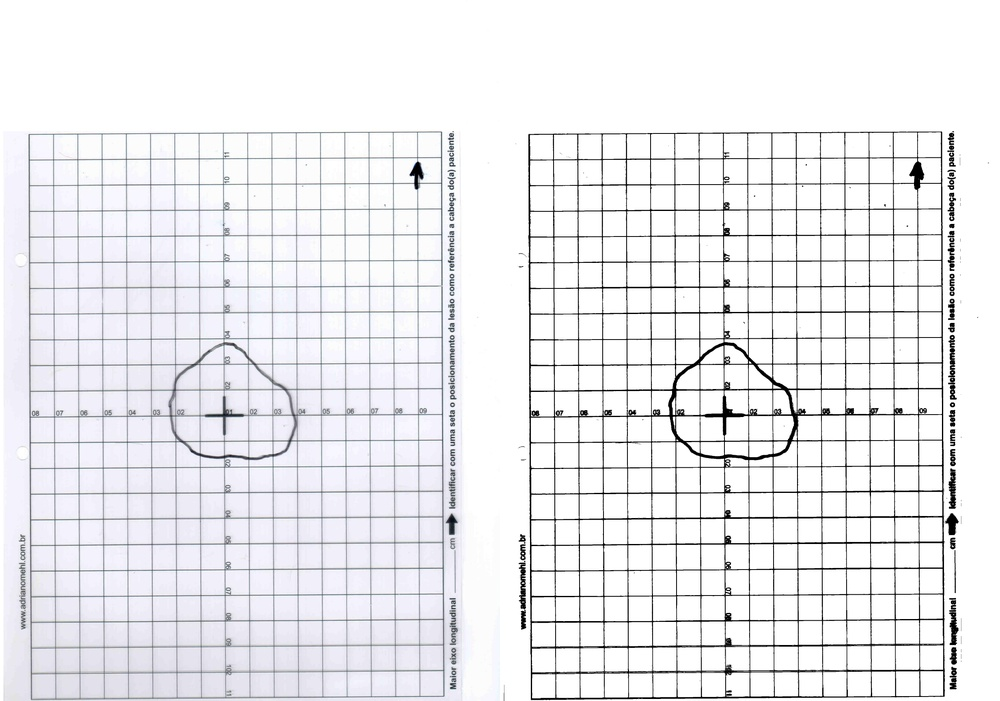
%> input picture final/legado/comparacao/1_c1_nn.jpg, 1000 x 701 px, shrunk from 4928 x 3456 before the run
$ octave diag4.m   (GNU Octave 9; MATLAB toolbox functions it lacks are replaced by stand-ins)
%> lines starting %> are read from the running program, lines starting %| are printed output that depends on the picture; in (x1, y1, x2, y2) boxes, pixels count from 0 and x2, y2 are one past the last pixel; in counts of white or black regions, pixels touching at a corner belong together; the program's own positions count from 1
clc; clear; close all;

img  = imread(fullfile("imagens", "1_c1_nn.jpg"));
%> img is the input picture: size 701x1000x3 uint8; mean R, G, B 236.1, 236, 238.9
gray = rgb2gray(img);
ink  = ~imbinarize(gray, 'adaptive', 'ForegroundPolarity', 'dark');  % traco = true
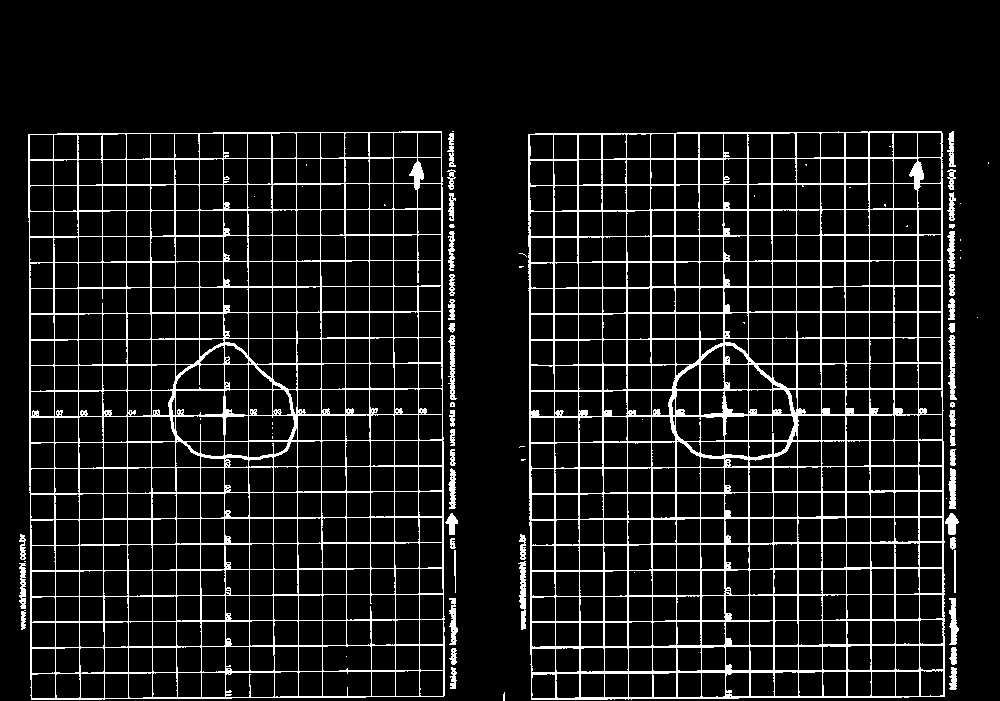
%> ink: size 701x1000 logical; 9.9% white in thin lines or dots, all inside (x1, y1, x2, y2) = (19, 131, 989, 701)
[h,w] = size(ink);
%> h = 701; w = 1000
fprintf("mean(ink)=%.3f\n", mean(ink(:)));
%| mean(ink)=0.099

% deskew
ang = -5:0.25:5; score = zeros(size(ang));
for k = 1:numel(ang)
    r = imrotate(ink, ang(k), 'nearest', 'crop');
    score(k) = var(sum(r,1)) + var(sum(r,2)');
end
%> after the loop, score = 41 values, max 24679.3 at index 20, min 2678.9 at index 1, mean 5719.6
[~,kb] = max(score); a = ang(kb);
%> after `[~,kb] = max(score)`: kb = 20
%> after `a = ang(kb)`: a = -0.25

R = imrotate(ink, a, 'nearest', 'crop');
%> R: size 701x1000 logical; 9.9% white in thin lines or dots, all inside (x1, y1, x2, y2) = (18, 131, 990, 701)
Lx = round(0.20*w);  Ly = round(0.20*h);
%> after `Lx = round(0.20*w)`: Lx = 200
%> after `Ly = round(0.20*h)`: Ly = 140
gridM = imopen(R, strel('line', Ly, 90)) | imopen(R, strel('line', Lx, 0));
%> gridM: size 701x1000 logical; 4.2% white in thin lines or dots, all inside (x1, y1, x2, y2) = (29, 131, 944, 700)
gridM = imdilate(gridM, strel('square', 3));
%> gridM: size 701x1000 logical; 11.7% white; 2 white regions, box (x1, y1, x2, y2) and area: (527, 132, 945, 701) 48299, (28, 130, 445, 699) 33719
clean = R & ~gridM;
clean = imclose(clean, strel('disk', 6));     % reconecta arcos do contorno cortados pela grade
%> clean: size 701x1000 logical; 4.6% white; 85 white regions (27 under 20 px), largest, box (x1, y1, x2, y2) and area: (18, 131, 457, 697) 18237, (944, 133, 962, 692) 3377, (531, 332, 941, 517) 3227
clean = bwareaopen(clean, 600);
%> clean: size 701x1000 logical; 3.9% white; 5 white regions, box (x1, y1, x2, y2) and area: (18, 131, 457, 697) 18237, (944, 133, 962, 692) 3377, (531, 332, 941, 517) 3227, (517, 534, 940, 630) 1479, (847, 133, 941, 235) 765
clean = imclearborder(clean);
clean = imrotate(clean, -a, 'nearest', 'crop');
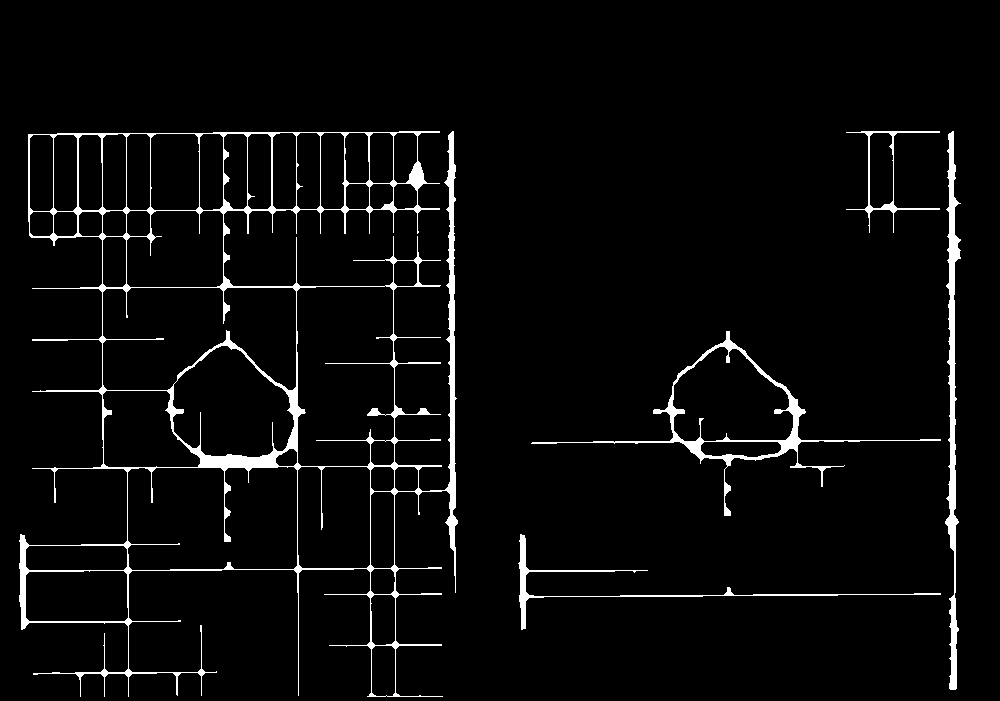
%> clean: size 701x1000 logical; 3.9% white; 5 white regions, box (x1, y1, x2, y2) and area: (19, 131, 458, 697) 18237, (945, 131, 961, 690) 3377, (531, 331, 941, 516) 3227, (518, 534, 941, 630) 1479, (846, 131, 940, 233) 765

lab = bwconncomp(clean);
%> lab = 5 connected components
np  = sort(cellfun(@numel, lab.PixelIdxList), 'descend');
%> np = [18237 3377 3227 1479 765]
fprintf("deskew=%.2f  n_comp=%d  top5: ", a, lab.NumObjects);
fprintf("%d ", np(1:min(5,end))); fprintf("\n");
%| deskew=-0.25  n_comp=5  top5: 18237 3377 3227 1479 765

[~,imax] = max(cellfun(@numel, lab.PixelIdxList));
%> imax = 1
maior = false(size(clean)); maior(lab.PixelIdxList{imax}) = true;
%> after `maior(lab.PixelIdxList{imax}) = true`: maior: size 701x1000 logical; 2.6% white; 1 white region, box (x1, y1, x2, y2) and area: (19, 131, 458, 697) 18237

ov = img;
Rc=ov(:,:,1); Gc=ov(:,:,2); Bc=ov(:,:,3);
Rc(maior)=255; Gc(maior)=0; Bc(maior)=0;
%> after `Rc(maior)=255`:
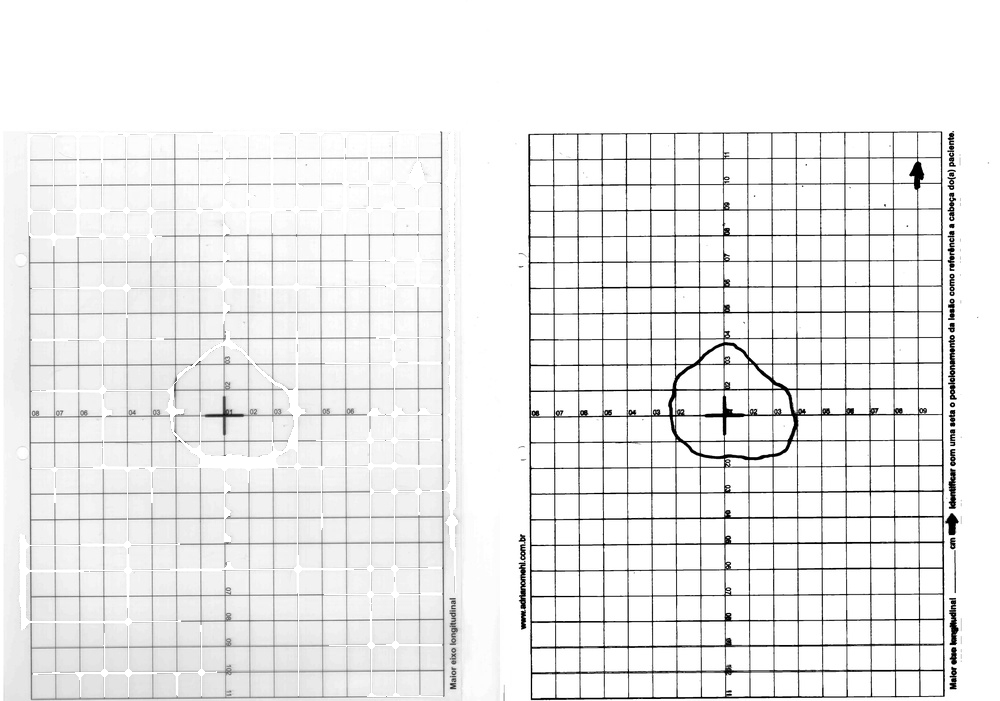
%> Rc: size 701x1000 uint8; min 0, max 255, mean 238.3
%> after `Gc(maior)=0`:
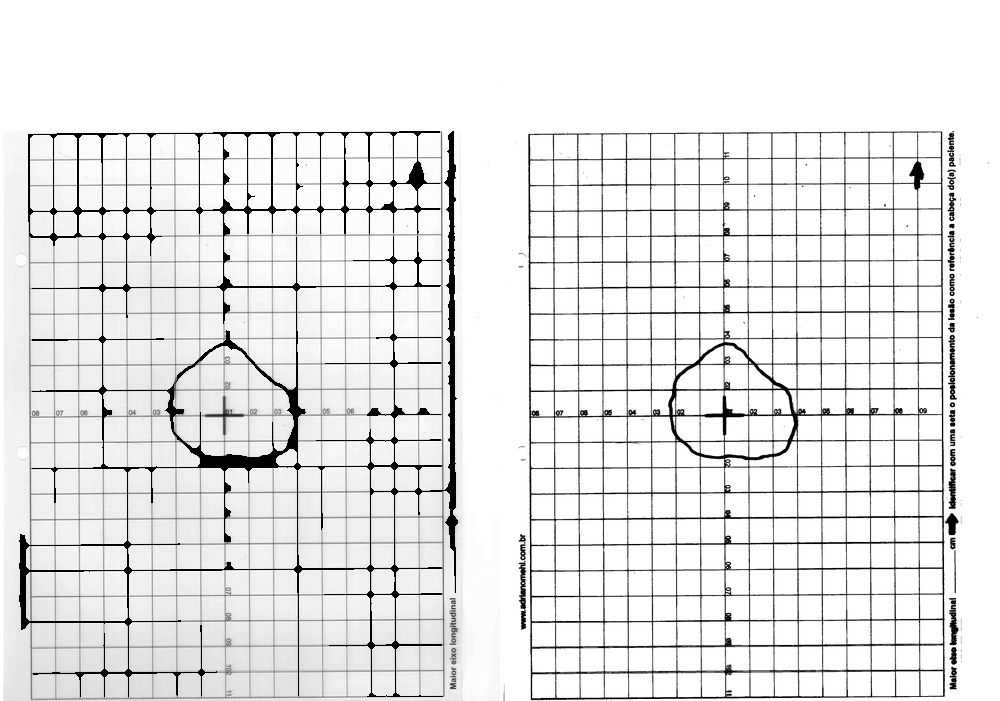
%> Gc: size 701x1000 uint8; min 0, max 255, mean 231.5
%> after `Bc(maior)=0`:
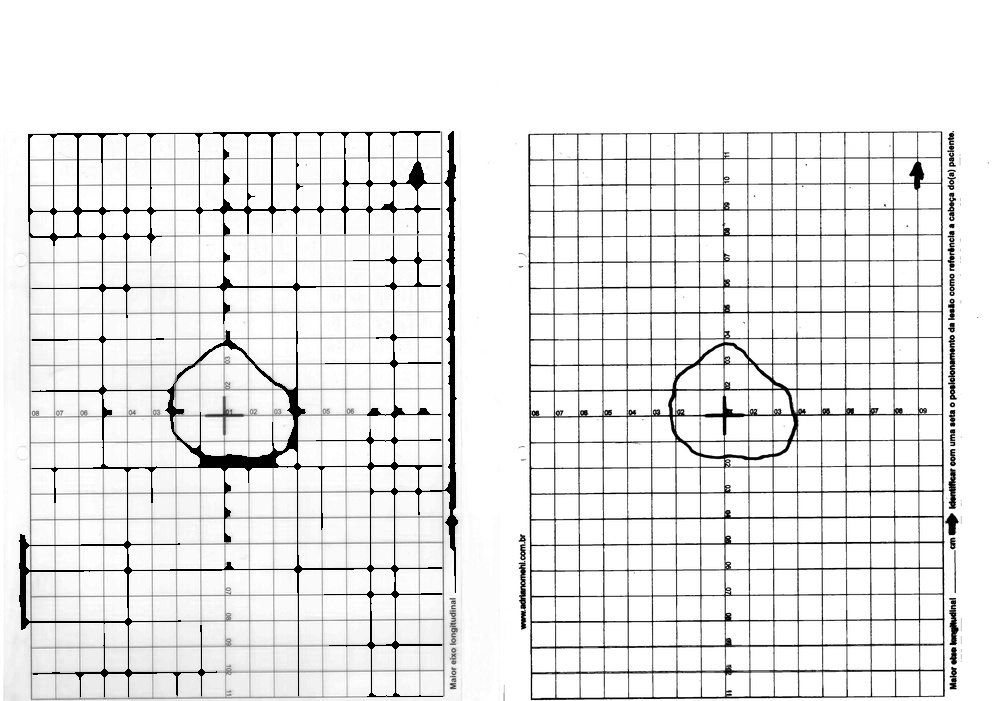
%> Bc: size 701x1000 uint8; min 0, max 255, mean 234.2
imwrite(cat(3,Rc,Gc,Bc), "diag4_overlay.png");
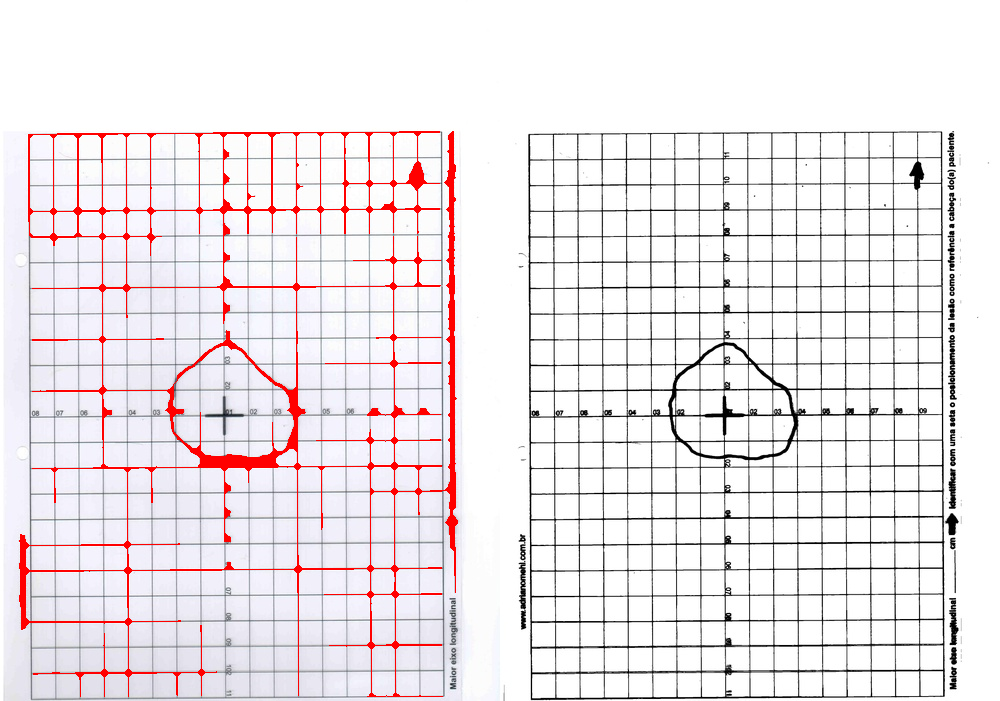
%> saved as diag4_overlay.png: size 701x1000x3 uint8; mean R, G, B 238.3, 231.5, 234.2
disp("ok");

$ run again, with final/legado/comparacao/10_c1_nn.jpg copied over final/legado/comparacao/1_c1_nn.jpg
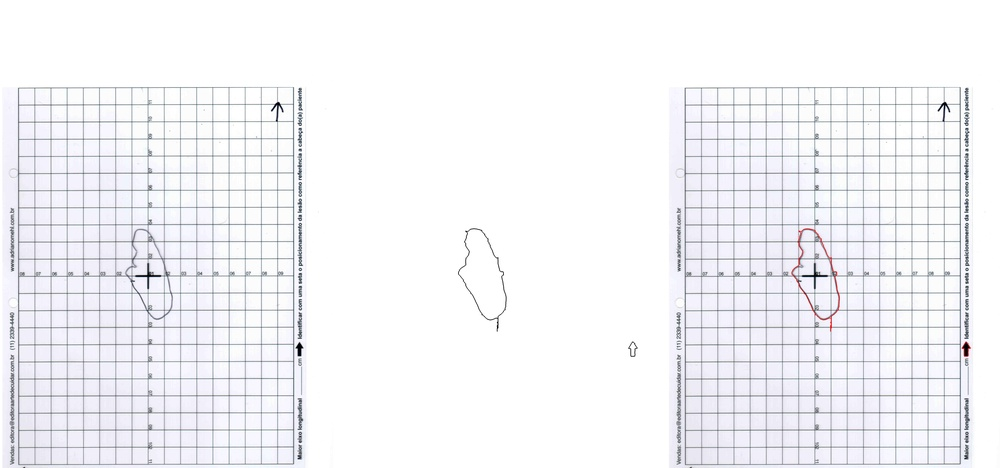
%> input picture final/legado/comparacao/10_c1_nn.jpg, 1000 x 468 px, shrunk from 7392 x 3456 before the run
%> img is the input picture: size 468x1000x3 uint8; mean R, G, B 243.2, 243.2, 246.4
%> `ink  = ~imbinarize(gray, 'adaptive', 'ForegroundPolarity', 'dark');`:
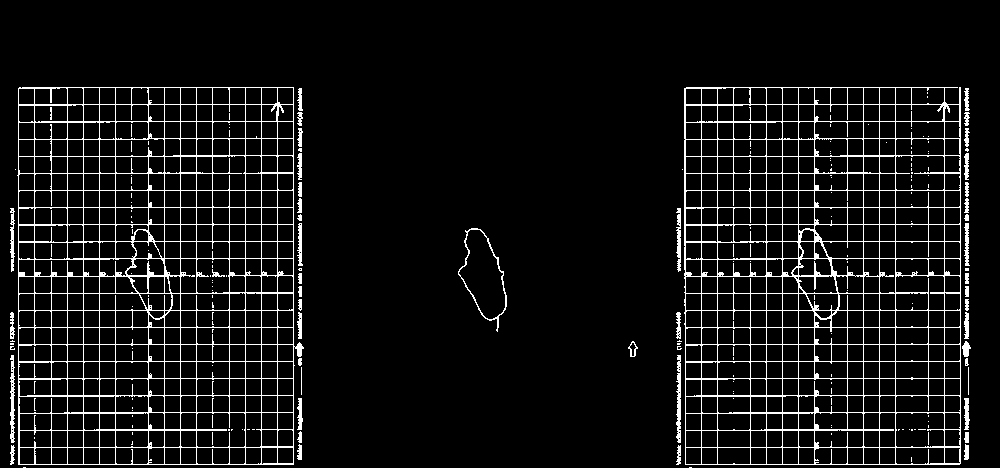
%> ink: size 468x1000 logical; 7.2% white in thin lines or dots, all inside (x1, y1, x2, y2) = (10, 87, 971, 468)
%| mean(ink)=0.072
%> after the loop `for k = 1:numel(ang)`: score = 41 values, max 18026.5 at index 21, min 1583.8 at index 1, mean 3119.7
%> kb = 21
%> a = 0
%> lab = 3 connected components
%> np = [7232 5070 958]
%| deskew=0.00  n_comp=3  top5: 7232 5070 958
%> imax = 3
%> maior: size 468x1000 logical; 1.5% white; 1 white region, box (x1, y1, x2, y2) and area: (676, 88, 971, 465) 7232
%> `imwrite(cat(3,Rc,Gc,Bc), "diag4_overlay.png");`:
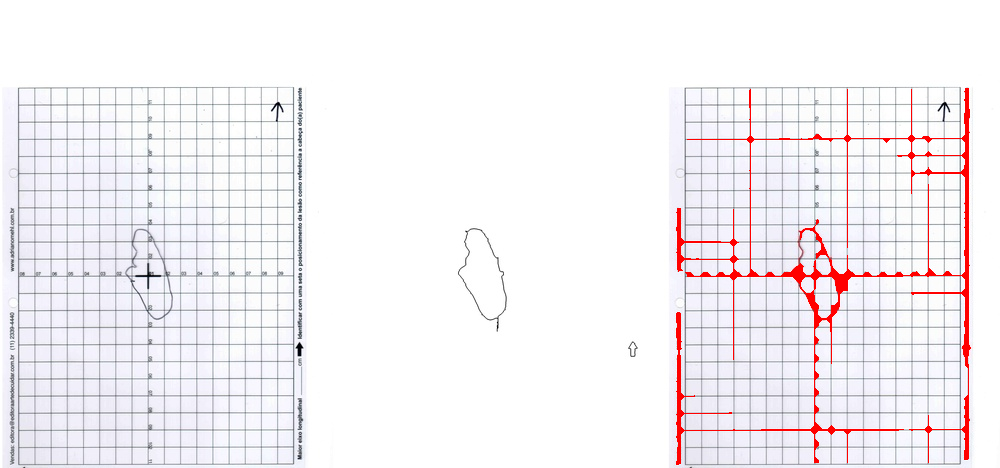
%> saved as diag4_overlay.png: size 468x1000x3 uint8; mean R, G, B 244.4, 240.5, 243.6
